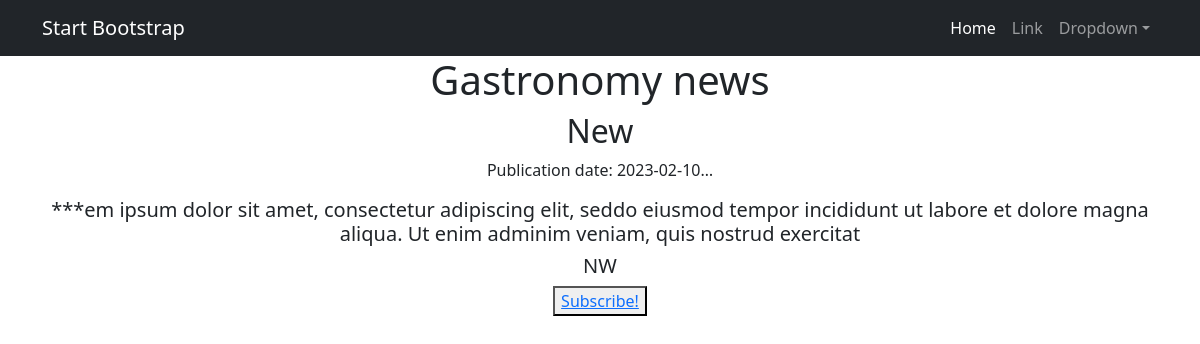
The page /news/3 (signed in) on the database its author committed.
### news/models.py (models this page shows, shortened)
class Post(models.Model):
    article = "AR"
    news = "NW"
    author = models.ForeignKey('Author', on_delete=models.CASCADE)
    choice = models.CharField(max_length=2, choices=CHOICES, default=news)
    published_date = models.DateTimeField(auto_now_add=True)
    post_category = models.ManyToManyField("Category", through="PostCategory")
    heading = models.CharField(blank=False, unique=True, max_length=255)
    text = models.TextField(blank=False)
    post_rating = models.FloatField(default=0)
    history = HistoricalRecords()

### news/views.py (the view)
# urls.py: path('<int:pk>', DetailNews.as_view(), name="new_detail"),
class DetailNews(LoginRequiredMixin, DetailView):
    model = Post
    template_name = 'new.html'
    context_object_name = 'new'
    def get_context_data(self, **kwargs):
        context = super().get_context_data(**kwargs)
        context['is_not_sub'] = not (self.request.user.username in Category.objects.all().values("subscribers"))
        return context

### news/templatetags/custom_filters.py (called while the page is built)
@register.filter()
def censor(value):
    list_values = value.split(" ")
    new_str = ""
    for i in list_values:
        if i in UNWANTED_WORDS:
            new_str += f'{"*"*(len(i) - 2)}{i[-2]}{i[-1]} '
        else:
            new_str += i + " "
    return new_str

### templates/new.html (shortened to what this page needs)
{% extends 'flatpages/default.html' %}
{% load custom_filters %}
{% block content %}
    <h1>{{ new.heading|censor }}</h1>
    {% if new.choice == "AR" %}
        <h2>Article</h2>
    {% else %}
        <h2>New</h2>
    {% endif %}
    <p>Publication date: {{new.published_date|truncatechars:11}}</p>
    <h5>{{new.text|censor}}</h5>
    <h5>{{new.choice}}</h5>
    {% if is_not_sub %}
        <button> <a href="subscribe/">Subscribe!</a> </button>
    {% endif %}
{% endblock content %}

### rows shown on the page
Post: heading|censor "Gastronomy news", published_date "2023-02-10…", text|censor "***em ipsum dolor sit amet, consectetur adipiscing elit, seddo eiusmod tempor incididunt ut labore et dolore magna aliqua. Ut enim adminim veniam, quis nostrud exercitat", choice "NW"
